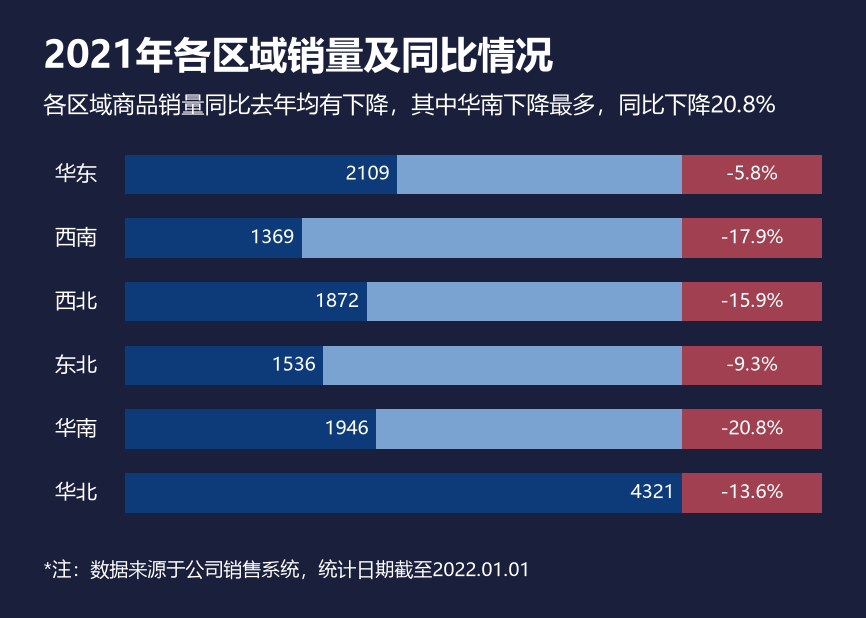

The script that saved this image:
# -*- coding: utf-8 -*-
import matplotlib
matplotlib.use('Agg')
import matplotlib.pyplot as plt
from matplotlib.font_manager import FontProperties

# 字体定义
f_title  = FontProperties(family='Microsoft YaHei', size=18, weight='bold')
f_sub    = FontProperties(family='Microsoft YaHei', size=11, weight='normal')
f_region = FontProperties(family='Microsoft YaHei', size=10, weight='normal')
f_value  = FontProperties(family='Microsoft YaHei', size=9, weight='normal')
f_note   = FontProperties(family='Microsoft YaHei', size=9)

# 数据（按图片从上到下顺序）
regions = ['华东', '西南', '西北', '东北', '华南', '华北']
sales   = [2109, 1369, 1872, 1536, 1946, 4321]   # 销量（深蓝段）
fill    = [2212, 2952, 2449, 2785, 2375, 0]       # 占位1（浅蓝段，补齐到统一长度）
yoy     = [-5.8, -17.9, -15.9, -9.3, -20.8, -13.6]  # 同比去年
bar_w   = 1080                                    # 占位2（红色同比条统一长度）

# 颜色
bg_color    = '#1A1F3C'
sales_color = '#0D3B7A'   # 销量条 深蓝
fill_color  = '#7BA3D1'   # 延伸条 浅蓝
yoy_color   = '#A04050'   # 同比条 暗红
text_color  = '#FFFFFF'
sub_color   = '#A0A8C0'

# 画布
fig_w = 14.68 / 2.54
fig_h = 10.47 / 2.54
fig, ax = plt.subplots(figsize=(fig_w, fig_h), dpi=150)
fig.patch.set_facecolor(bg_color)
ax.set_facecolor(bg_color)

n = len(regions)
# 反转 y 使华东在最上面
y_pos = [n - 1 - i for i in range(n)]
height = 0.62

# 三段堆叠：深蓝(销量) + 浅蓝(占位1) + 红色(同比)
ax.barh(y_pos, sales, height=height, color=sales_color, edgecolor='none', zorder=3)
ax.barh(y_pos, fill, left=sales, height=height, color=fill_color, edgecolor='none', zorder=3)
start_yoy = [s + f for s, f in zip(sales, fill)]
ax.barh(y_pos, [bar_w] * n, left=start_yoy, height=height, color=yoy_color, edgecolor='none', zorder=3)

# 销量数值（深蓝条内右对齐）
for y, s in zip(y_pos, sales):
    ax.text(s - 60, y, f'{s}', ha='right', va='center',
            fontproperties=f_value, color=text_color, zorder=8)

# 同比数值（红色条内居中）
for i, (y, yv) in enumerate(zip(y_pos, yoy)):
    x_center = start_yoy[i] + bar_w / 2
    ax.text(x_center, y, f'{yv}%', ha='center', va='center',
            fontproperties=f_value, color=text_color, zorder=8)

# 区域名称（左侧）
label_x = -220
for y, r in zip(y_pos, regions):
    ax.text(label_x, y, r, ha='right', va='center',
            fontproperties=f_region, color=text_color)

# 坐标范围
ax.set_xlim(label_x - 80, max(start_yoy) + bar_w + 150)
ax.set_ylim(-0.8, n - 0.2)
ax.axis('off')

# 主标题 / 副标题（左上）
fig.text(0.05, 0.94, '2021年各区域销量及同比情况',
         ha='left', va='top', fontproperties=f_title, color=text_color)
fig.text(0.05, 0.85, '各区域商品销量同比去年均有下降，其中华南下降最多，同比下降20.8%',
         ha='left', va='top', fontproperties=f_sub, color=text_color)

# 底部脚注
fig.text(0.05, 0.06, '*注：数据来源于公司销售系统，统计日期截至2022.01.01',
         ha='left', va='bottom', fontproperties=f_note, color=text_color)

plt.subplots_adjust(left=0.10, right=0.97, top=0.80, bottom=0.12)
plt.savefig('数值.png', facecolor=bg_color, dpi=150)
print('saved 数值.png')
